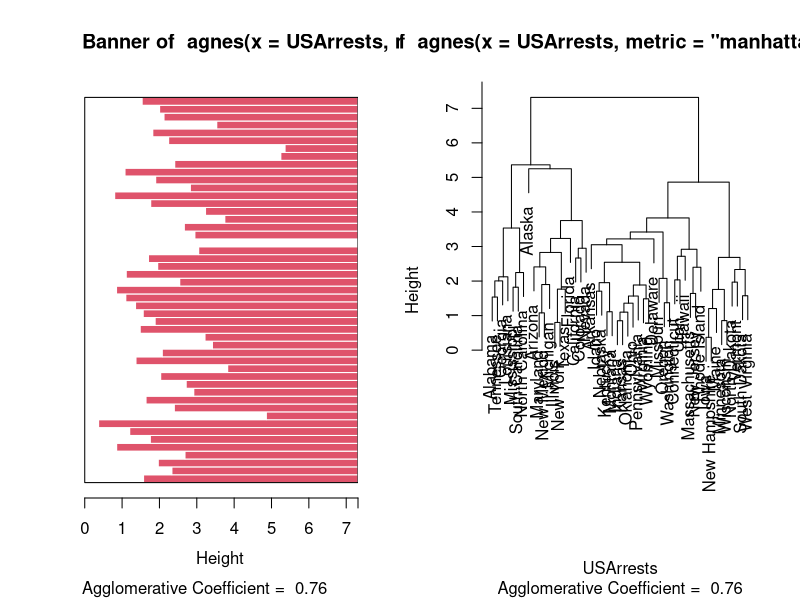
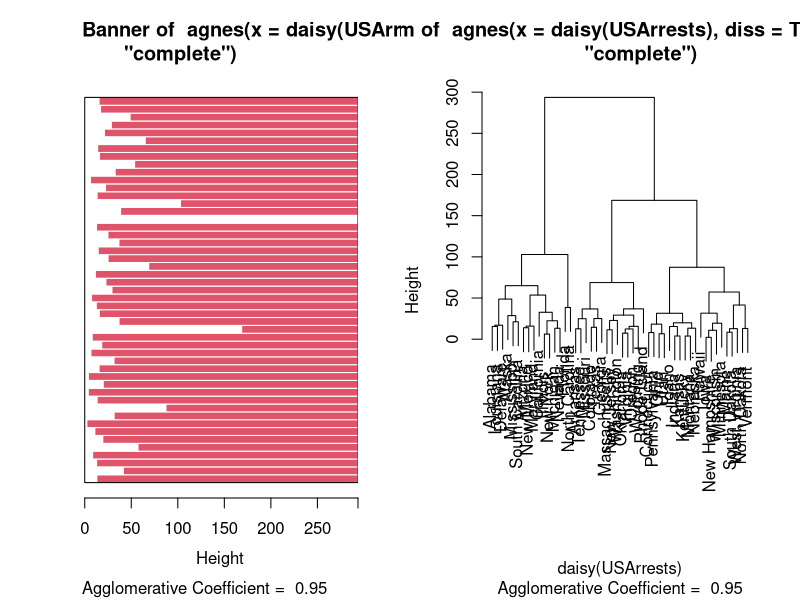
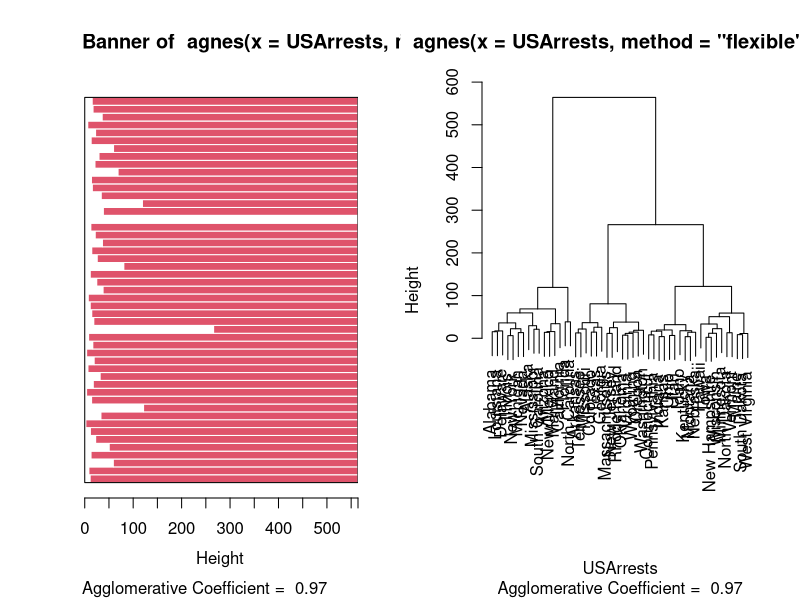

The R source for these figures, in order:
library(cluster)
agn1 <- agnes(USArrests, metric = "manhattan", stand=TRUE)
agn1
par(mfrow=c(1,2))
plot(agn1)

agn2 <- agnes(daisy(USArrests),diss = TRUE,method = "complete")
plot(agn2)

agn3 <- agnes(USArrests, method = "flexible", par.meth=0.6)
plot(agn3)
par(mfrow=c(1,1))